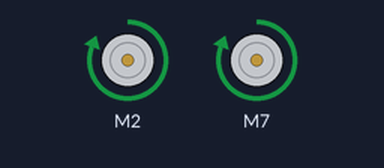
Simulated run of this sketch. Board: Arduino Uno, built with avr-gcc and run on an emulated ATmega328P. Parts: 2 × DC motor (green arrow = forward, orange = backward, longer = faster).

Above: at 0.5 s.
At 1.5 s:
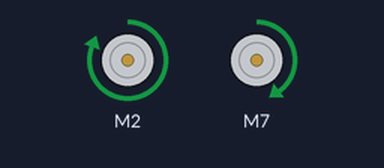
At 2.5 s:
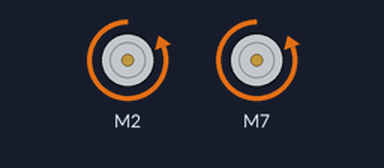
At 3.5 s:
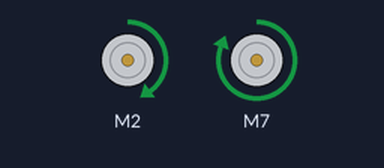
Timing chart, 0 to 5.2 s (numbered marks = the images above):
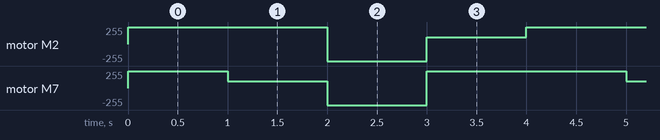

The sketch:

wheels-setup.ino
```cpp
/******************************************************************************
TestRun.ino
TB6612FNG H-Bridge Motor Driver Example code
Michelle @ SparkFun Electronics
8/20/16
https://github.com/sparkfun/SparkFun_TB6612FNG_Arduino_Library

Uses 2 motors to show examples of the functions in the library.  This causes
a robot to do a little 'jig'.  Each movement has an equal and opposite movement
so assuming your motors are balanced the bot should end up at the same place it
started.

Resources:
TB6612 SparkFun Library

Development environment specifics:
Developed on Arduino 1.6.4
Developed with ROB-9457

Motor Driver -> Arduino Pin Number

1) PWMA -> 5 pmw
2) INA1 -> 2
3) INA2 -> 4
4) PWMB -> 6 pmw
5) INB1 -> 7
6) INB2 -> 8

******************************************************************************/

// This is the library for the TB6612 that contains the class Motor and all the
// functions
#include <SparkFun_TB6612.h>

// Pins for all inputs, keep in mind the PWM defines must be on PWM pins
// the default pins listed are the ones used on the Redbot (ROB-12097) with
// the exception of STBY which the Redbot controls with a physical switch
#define AIN1 2
#define BIN1 7
#define AIN2 4
#define BIN2 8
#define PWMA 5
#define PWMB 6
#define STBY 9

// these constants are used to allow you to make your motor configuration
// line up with function names like forward.  Value can be 1 or -1
const int offsetA = 1;
const int offsetB = 1;

// Initializing motors.  The library will allow you to initialize as many
// motors as you have memory for.  If you are using functions like forward
// that take 2 motors as arguements you can either write new functions or
// call the function more than once.
Motor motor1 = Motor(AIN1, AIN2, PWMA, offsetA, STBY);
Motor motor2 = Motor(BIN1, BIN2, PWMB, offsetB, STBY);


const int forwardSpeed = 255;
const int turnSpeed = 255;
const int defaultTurnSpeed = 100;
const int reverseSpeed = -255;

const int defaultDelay = 1000;

void setup() {
  //Nothing here
}


void loop() {
  forward(motor1, motor2, forwardSpeed);

  delay(defaultDelay);

  turnLeft(motor1, motor2, turnSpeed, defaultTurnSpeed);
  delay(defaultDelay);


  back(motor1, motor2, reverseSpeed);
  delay(defaultDelay);


  turnRight(motor1, motor2, turnSpeed, defaultTurnSpeed);
  delay(defaultDelay);


  // brake(motor1, motor2);
  // delay(defaultDelay);
}


void turnLeft(Motor motor1, Motor motor2, int turnSpeed, int defaultTurnSpeed) {
  motor1.drive(turnSpeed);
  motor2.drive(defaultTurnSpeed);
}

void turnRight(Motor motor1, Motor motor2, int turnSpeed, int defaultTurnSpeed) {
  motor1.drive(defaultTurnSpeed);
  motor2.drive(turnSpeed);
}
```

Measured:
- by itself, motor M2: repeats every 4.0 s: backward 255/255 1.0 s, forward 100/255 1.0 s, forward 255/255 2.0 s
- by itself, motor M7: repeats every 4.0 s: forward 100/255 1.0 s, backward 255/255 1.0 s, forward 255/255 2.0 s
